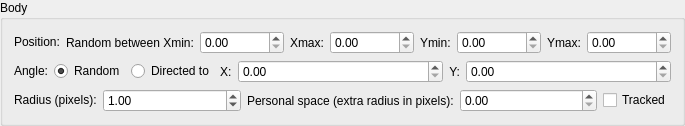
          <widget class="QGroupBox" name="groupBox_body">
           <property name="minimumSize">
            <size>
             <width>0</width>
             <height>0</height>
            </size>
           </property>
           <property name="title">
            <string>Body</string>
           </property>
           <layout class="QVBoxLayout" name="verticalLayout_5">
            <item>
             <layout class="QHBoxLayout" name="horizontalLayout_15">
              <item>
               <widget class="QLabel" name="label_17">
                <property name="sizePolicy">
                 <sizepolicy hsizetype="Fixed" vsizetype="Fixed">
                  <horstretch>0</horstretch>
                  <verstretch>0</verstretch>
                 </sizepolicy>
                </property>
                <property name="minimumSize">
                 <size>
                  <width>0</width>
                  <height>0</height>
                 </size>
                </property>
                <property name="baseSize">
                 <size>
                  <width>0</width>
                  <height>0</height>
                 </size>
                </property>
                <property name="text">
                 <string>Position:</string>
                </property>
               </widget>
              </item>
              <item>
               <widget class="QLabel" name="label_24">
                <property name="sizePolicy">
                 <sizepolicy hsizetype="Fixed" vsizetype="Preferred">
                  <horstretch>0</horstretch>
                  <verstretch>0</verstretch>
                 </sizepolicy>
                </property>
                <property name="text">
                 <string>Random between Xmin:</string>
                </property>
               </widget>
              </item>
              <item>
               <widget class="QDoubleSpinBox" name="doubleSpinBox_xMin">
                <property name="maximum">
                 <double>100000000000.000000000000000</double>
                </property>
               </widget>
              </item>
              <item>
               <widget class="QLabel" name="label_25">
                <property name="sizePolicy">
                 <sizepolicy hsizetype="Fixed" vsizetype="Preferred">
                  <horstretch>0</horstretch>
                  <verstretch>0</verstretch>
                 </sizepolicy>
                </property>
                <property name="text">
                 <string>Xmax:</string>
                </property>
               </widget>
              </item>
              <item>
               <widget class="QDoubleSpinBox" name="doubleSpinBox_xMax">
                <property name="maximum">
                 <double>100000000000.000000000000000</double>
                </property>
               </widget>
              </item>
              <item>
               <widget class="QLabel" name="label_26">
                <property name="sizePolicy">
                 <sizepolicy hsizetype="Fixed" vsizetype="Preferred">
                  <horstretch>0</horstretch>
                  <verstretch>0</verstretch>
                 </sizepolicy>
                </property>
                <property name="text">
                 <string>Ymin:</string>
                </property>
               </widget>
              </item>
              <item>
               <widget class="QDoubleSpinBox" name="doubleSpinBox_yMin">
                <property name="maximum">
                 <double>100000000000.000000000000000</double>
                </property>
               </widget>
              </item>
              <item>
               <widget class="QLabel" name="label_27">
                <property name="sizePolicy">
                 <sizepolicy hsizetype="Fixed" vsizetype="Preferred">
                  <horstretch>0</horstretch>
                  <verstretch>0</verstretch>
                 </sizepolicy>
                </property>
                <property name="text">
                 <string>Ymax:</string>
                </property>
               </widget>
              </item>
              <item>
               <widget class="QDoubleSpinBox" name="doubleSpinBox_yMax">
                <property name="maximum">
                 <double>100000000000.000000000000000</double>
                </property>
               </widget>
              </item>
             </layout>
            </item>
            <item>
             <layout class="QHBoxLayout" name="horizontalLayout_13">
              <item>
               <widget class="QLabel" name="label_18">
                <property name="sizePolicy">
                 <sizepolicy hsizetype="Fixed" vsizetype="Fixed">
                  <horstretch>0</horstretch>
                  <verstretch>0</verstretch>
                 </sizepolicy>
                </property>
                <property name="minimumSize">
                 <size>
                  <width>0</width>
                  <height>0</height>
                 </size>
                </property>
                <property name="text">
                 <string>Angle:</string>
                </property>
               </widget>
              </item>
              <item>
               <widget class="QRadioButton" name="radioButton_angleRand">
                <property name="sizePolicy">
                 <sizepolicy hsizetype="Fixed" vsizetype="Fixed">
                  <horstretch>0</horstretch>
                  <verstretch>0</verstretch>
                 </sizepolicy>
                </property>
                <property name="text">
                 <string>Random</string>
                </property>
                <property name="checked">
                 <bool>true</bool>
                </property>
               </widget>
              </item>
              <item>
               <widget class="QRadioButton" name="radioButton_angleDir">
                <property name="sizePolicy">
                 <sizepolicy hsizetype="Fixed" vsizetype="Fixed">
                  <horstretch>0</horstretch>
                  <verstretch>0</verstretch>
                 </sizepolicy>
                </property>
                <property name="text">
                 <string>Directed to</string>
                </property>
               </widget>
              </item>
              <item>
               <widget class="QLabel" name="label_23">
                <property name="sizePolicy">
                 <sizepolicy hsizetype="Fixed" vsizetype="Preferred">
                  <horstretch>0</horstretch>
                  <verstretch>0</verstretch>
                 </sizepolicy>
                </property>
                <property name="text">
                 <string>X:</string>
                </property>
               </widget>
              </item>
              <item>
               <widget class="QDoubleSpinBox" name="doubleSpinBox_angleDirX">
                <property name="maximum">
                 <double>100000000000.000000000000000</double>
                </property>
               </widget>
              </item>
              <item>
               <widget class="QLabel" name="label_19">
                <property name="sizePolicy">
                 <sizepolicy hsizetype="Fixed" vsizetype="Preferred">
                  <horstretch>0</horstretch>
                  <verstretch>0</verstretch>
                 </sizepolicy>
                </property>
                <property name="text">
                 <string>Y:</string>
                </property>
                <property name="alignment">
                 <set>Qt::AlignRight|Qt::AlignTrailing|Qt::AlignVCenter</set>
                </property>
               </widget>
              </item>
              <item>
               <widget class="QDoubleSpinBox" name="doubleSpinBox_angleDirY">
                <property name="maximum">
                 <double>100000000000.000000000000000</double>
                </property>
               </widget>
              </item>
             </layout>
            </item>
            <item>
             <layout class="QHBoxLayout" name="horizontalLayout_18">
              <item>
               <widget class="QLabel" name="label_20">
                <property name="sizePolicy">
                 <sizepolicy hsizetype="Fixed" vsizetype="Fixed">
                  <horstretch>0</horstretch>
                  <verstretch>0</verstretch>
                 </sizepolicy>
                </property>
                <property name="minimumSize">
                 <size>
                  <width>0</width>
                  <height>0</height>
                 </size>
                </property>
                <property name="text">
                 <string>Radius (pixels):</string>
                </property>
               </widget>
              </item>
              <item>
               <widget class="QDoubleSpinBox" name="doubleSpinBox_genRadius">
                <property name="decimals">
                 <number>2</number>
                </property>
                <property name="minimum">
                 <double>0.010000000000000</double>
                </property>
                <property name="maximum">
                 <double>100000000000.000000000000000</double>
                </property>
                <property name="value">
                 <double>1.000000000000000</double>
                </property>
               </widget>
              </item>
              <item>
               <widget class="QLabel" name="label_52">
                <property name="sizePolicy">
                 <sizepolicy hsizetype="Fixed" vsizetype="Preferred">
                  <horstretch>0</horstretch>
                  <verstretch>0</verstretch>
                 </sizepolicy>
                </property>
                <property name="text">
                 <string>Personal space (extra radius in pixels):</string>
                </property>
               </widget>
              </item>
              <item>
               <widget class="QDoubleSpinBox" name="doubleSpinBox_persSpace">
                <property name="maximum">
                 <double>100000000000.000000000000000</double>
                </property>
               </widget>
              </item>
              <item>
               <widget class="QCheckBox" name="checkBox_genTracked">
                <property name="sizePolicy">
                 <sizepolicy hsizetype="Fixed" vsizetype="Fixed">
                  <horstretch>0</horstretch>
                  <verstretch>0</verstretch>
                 </sizepolicy>
                </property>
                <property name="text">
                 <string>Tracked</string>
                </property>
               </widget>
              </item>
             </layout>
            </item>
           </layout>
          </widget>
